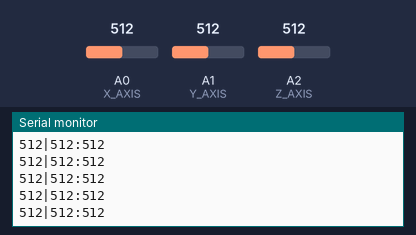
Simulated run of this sketch. Board: Arduino Uno, built with avr-gcc and run on an emulated ATmega328P. Parts: the last lines printed to the serial monitor. The test bench sets the inputs (shaded band); at power-on: A0 (X_AXIS) = 512, A1 (Y_AXIS) = 512, A2 (Z_AXIS) = 512.

Above: at 1.2 s.
1.3 s: A0 (X_AXIS) set to 11
At 2.0 s:
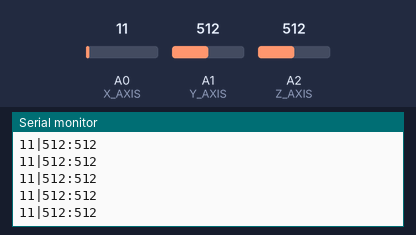
2.8 s: A0 (X_AXIS) set to 8
At 3.8 s:
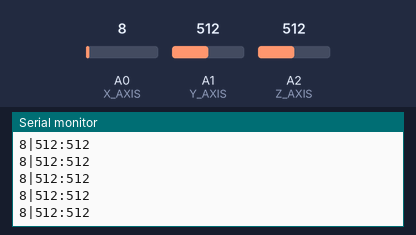
4.3 s: A1 (Y_AXIS) set to 988
At 4.8 s:
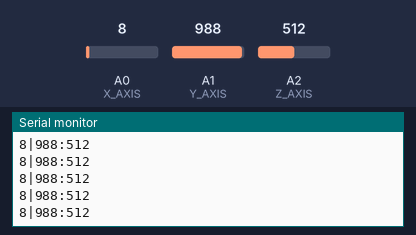
5.8 s: A1 (Y_AXIS) set to 1008
At 6.4 s:
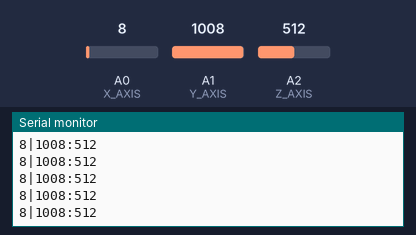
Timing chart, 0 to 8.8 s (numbered marks = the images above; inputs shaded):
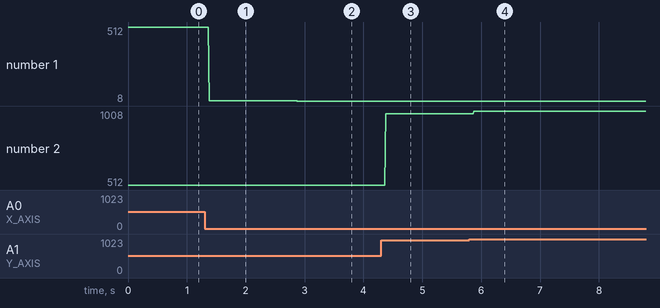

The sketch:

arduino_accel.ino
```cpp
#define X_AXIS 0
#define Y_AXIS 1
#define Z_AXIS 2

void setup() {
  Serial.begin(9600);
}

void loop() {
  int x = analogRead(X_AXIS);
  int y = analogRead(Y_AXIS);
  int z = analogRead(Z_AXIS);

  Serial.print(x);
  Serial.print('|');
  Serial.print(y);
  Serial.print(':');
  Serial.println(z);
}
```

Measured:
- after the input at 1.3 s, the serial monitor: prints a new line after 0.08 s (image 1)
- after the input at 2.8 s, the serial monitor: prints a new line after 0.08 s (image 2)
- after the input at 4.3 s, the serial monitor: prints a new line after 0.08 s (image 3)
- after the input at 5.8 s, the serial monitor: prints a new line after 0.07 s (image 4)
- plotted number 1: 512 → 11 after the input at 1.3 s, 11 → 8 after the input at 2.8 s
- plotted number 2: 512 → 988 after the input at 4.3 s, 988 → 1008 after the input at 5.8 s
